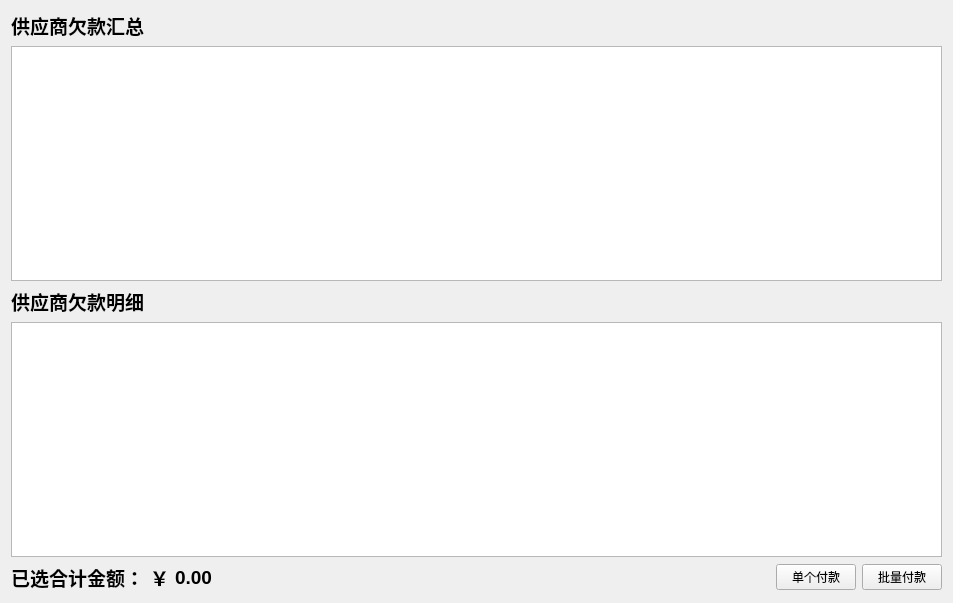
<?xml version="1.0" encoding="UTF-8"?>
<ui version="4.0">
 <class>SupplierArrears</class>
 <widget class="QWidget" name="SupplierArrears">
  <property name="geometry">
   <rect>
    <x>0</x>
    <y>0</y>
    <width>953</width>
    <height>603</height>
   </rect>
  </property>
  <property name="windowTitle">
   <string>Form</string>
  </property>
  <layout class="QVBoxLayout" name="verticalLayout">
   <item>
    <layout class="QHBoxLayout" name="horizontalLayout_2">
     <item>
      <widget class="QLabel" name="label_3">
       <property name="font">
        <font>
         <pointsize>14</pointsize>
         <weight>75</weight>
         <bold>true</bold>
        </font>
       </property>
       <property name="text">
        <string>供应商欠款汇总</string>
       </property>
      </widget>
     </item>
     <item>
      <spacer name="horizontalSpacer_2">
       <property name="orientation">
        <enum>Qt::Horizontal</enum>
       </property>
       <property name="sizeHint" stdset="0">
        <size>
         <width>40</width>
         <height>20</height>
        </size>
       </property>
      </spacer>
     </item>
    </layout>
   </item>
   <item>
    <widget class="QTableView" name="summary_table">
     <property name="editTriggers">
      <set>QAbstractItemView::NoEditTriggers</set>
     </property>
     <property name="selectionBehavior">
      <enum>QAbstractItemView::SelectRows</enum>
     </property>
     <attribute name="verticalHeaderVisible">
      <bool>true</bool>
     </attribute>
    </widget>
   </item>
   <item>
    <layout class="QHBoxLayout" name="horizontalLayout_3">
     <item>
      <widget class="QLabel" name="label_4">
       <property name="font">
        <font>
         <pointsize>14</pointsize>
         <weight>75</weight>
         <bold>true</bold>
        </font>
       </property>
       <property name="text">
        <string>供应商欠款明细</string>
       </property>
      </widget>
     </item>
     <item>
      <spacer name="horizontalSpacer_3">
       <property name="orientation">
        <enum>Qt::Horizontal</enum>
       </property>
       <property name="sizeHint" stdset="0">
        <size>
         <width>40</width>
         <height>20</height>
        </size>
       </property>
      </spacer>
     </item>
    </layout>
   </item>
   <item>
    <widget class="QTableWidget" name="detail_table">
     <property name="selectionMode">
      <enum>QAbstractItemView::ExtendedSelection</enum>
     </property>
     <property name="selectionBehavior">
      <enum>QAbstractItemView::SelectRows</enum>
     </property>
     <property name="sortingEnabled">
      <bool>false</bool>
     </property>
     <attribute name="verticalHeaderVisible">
      <bool>false</bool>
     </attribute>
    </widget>
   </item>
   <item>
    <layout class="QHBoxLayout" name="horizontalLayout">
     <item>
      <widget class="QLabel" name="label">
       <property name="font">
        <font>
         <pointsize>14</pointsize>
         <weight>75</weight>
         <bold>true</bold>
        </font>
       </property>
       <property name="text">
        <string>已选合计金额：</string>
       </property>
      </widget>
     </item>
     <item>
      <widget class="QLabel" name="label_2">
       <property name="font">
        <font>
         <pointsize>14</pointsize>
         <weight>75</weight>
         <bold>true</bold>
        </font>
       </property>
       <property name="text">
        <string>￥</string>
       </property>
      </widget>
     </item>
     <item>
      <widget class="QLabel" name="summary_need_pay">
       <property name="font">
        <font>
         <pointsize>14</pointsize>
         <weight>75</weight>
         <bold>true</bold>
        </font>
       </property>
       <property name="text">
        <string>0.00</string>
       </property>
      </widget>
     </item>
     <item>
      <spacer name="horizontalSpacer">
       <property name="orientation">
        <enum>Qt::Horizontal</enum>
       </property>
       <property name="sizeHint" stdset="0">
        <size>
         <width>40</width>
         <height>20</height>
        </size>
       </property>
      </spacer>
     </item>
     <item>
      <widget class="QPushButton" name="single_button">
       <property name="text">
        <string>单个付款</string>
       </property>
      </widget>
     </item>
     <item>
      <widget class="QPushButton" name="bulk_button">
       <property name="text">
        <string>批量付款</string>
       </property>
      </widget>
     </item>
    </layout>
   </item>
  </layout>
 </widget>
 <resources/>
 <connections/>
</ui>
